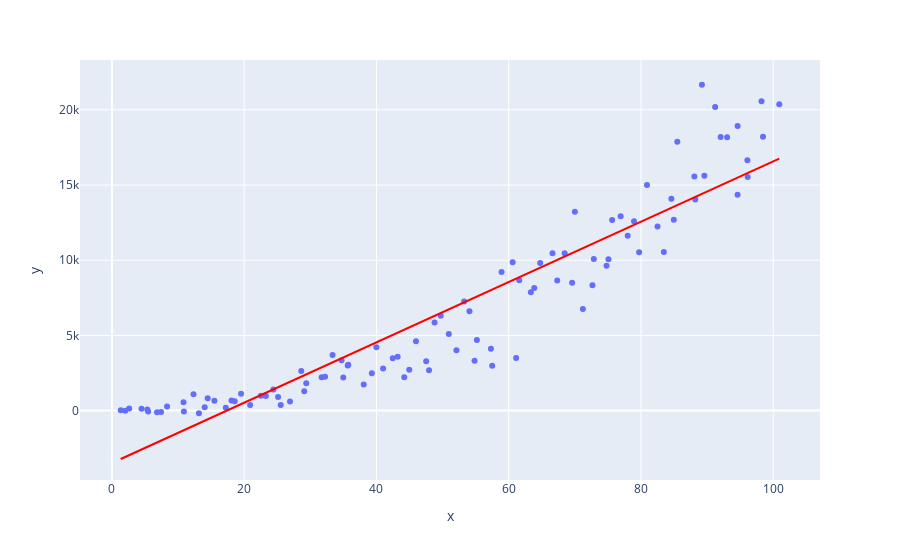

Notebook cell for this chart:
### Code cell
# By setting a seed, we guarantee that we will see the same results each time we run this cell.
np.random.seed(23)

# Generates a random scatter plot
x = np.arange(1, 101) + np.random.normal(0, 0.5, 100)
y = 2 * ((x + np.random.normal(0, 1, 100)) ** 2) + np.abs(x) * np.random.normal(0, 30, 100)
df_1 = pd.DataFrame().assign(x=x, y=y)

px.scatter(df_1, x='x', y='y', trendline="ols", trendline_color_override="red")
